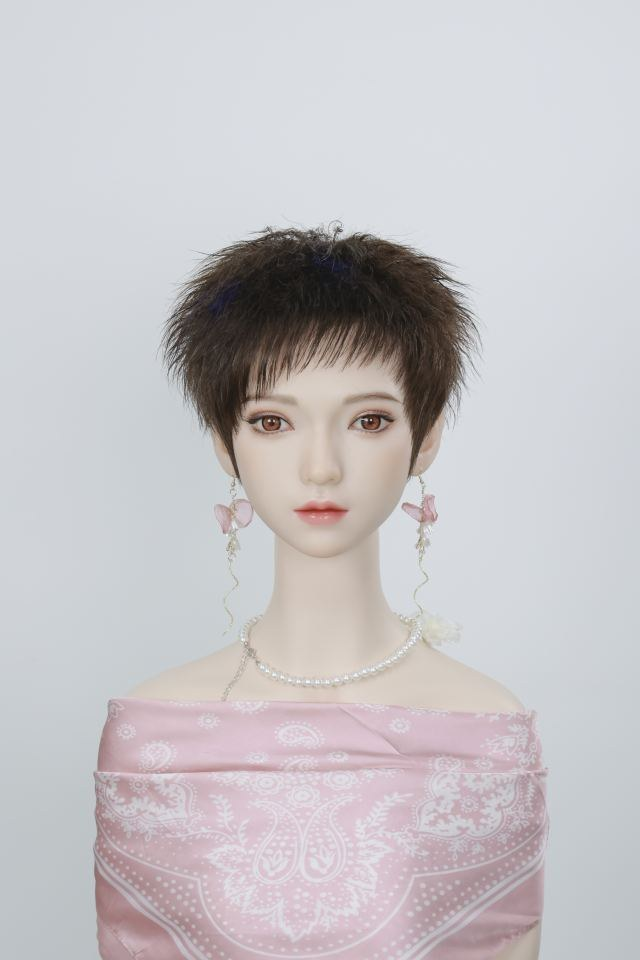
#> input picture data/gallery/ps0505/source.jpg, 640 x 960 px
$ python -i products_to_styles.py   (imports and definitions only)
#> lines starting #> are read from the running program, lines starting #| are printed output that depends on the picture
# -*- coding: utf-8 -*-
"""把 data/products.json（官网产品中心的真实假发数据）转成发型库条目。

关键点：产品名本身信息量很低（"女士直发01款"），真正决定出图效果的是
「长度 + 类型 + 发色 + 网底/佩戴方式」这三层语义，所以这里做一次映射：
  category_name  ->  长度语义（15cm=齐耳下颌 / 20cm=锁骨 / 30,35cm=及胸）
                  ->  类型语义（直发/卷发/纹理/锡纸烫/发片/全头套/混发）
  colors 字段     ->  该款可选色号（每款都是自然色·深棕·浅棕·酒红，属于变体不是款式）
再套模板生成 prompt_zh / prompt_en，写进 data/styles.json。

用法：
  python tools/products_to_styles.py            # 追加（按产品编码去重）
  python tools/products_to_styles.py --reset    # 先清掉旧的 p* 条目再导
  python tools/products_to_styles.py --color 深棕   # 统一出图色号（默认 深棕）
"""
import argparse
import json
import os
import re
import sys

from PIL import Image

ROOT = os.path.dirname(os.path.dirname(os.path.abspath(__file__)))
sys.path.insert(0, os.path.join(ROOT, "backend"))

DATA = os.path.join(ROOT, "data")
COVERS = os.path.join(DATA, "covers")
PRODUCTS = os.path.join(DATA, "products.json")
STYLES_JSON = os.path.join(DATA, "styles.json")

# ---- 长度语义：15cm 是发丝长度，落位大致是齐耳~下颌 ----
LEN_ZH = {
    "15": ("短发", "齐耳到下颌长度", "ear-to-jaw length"),
    "20": ("中长", "锁骨长度", "collarbone length"),
    "30": ("长发", "及胸长度", "chest length"),
}

# ---- 类型语义：(中文描述, 英文描述, 额外标签) ----
TYPE_ZH = {
    "直发": ("顺直无卷度，发尾自然垂顺，发丝有光泽", "straight with no curl, natural fall, glossy", ["直发"]),
    "卷发": ("松散卷度，卷型饱满不僵硬，发量蓬松", "loose full curls, natural bounce, voluminous", ["卷发"]),
    "纹理": ("表面有层次纹理，发丝分明不贴头皮", "layered texture on the surface, defined strands", ["纹理"]),
    "锡纸烫": ("细密锡纸烫小卷，发根蓬松立体", "fine tin-foil perm curls, lifted voluminous roots", ["锡纸烫"]),
    "发片": ("局部补发片，轻薄网底无痕贴合发缝", "hair topper patch, thin lace base, seamless on the part", ["发片"]),
    "全头套": ("整顶假发，全头包裹，发际线自然过渡", "full wig cap, whole-head coverage, natural hairline", ["全头套"]),
    "混发": ("真人发与纤维混纺，质感接近原生发", "human-synthetic blend, close to natural hair", ["混发"]),
}

EN_COLOR = {"自然色": "natural black", "自然黑": "natural black", "深棕": "dark brown",
            "浅棕": "light brown", "酒红": "burgundy"}

# ---- 荷风十二系列：官网 cp.php 拿不到款名，只在品牌动态文章里，单独存一文 ----
SERIES_ARTICLE = {
    "晴丝": "简约平直短发，线条干净规整，发丝疏密适中",
    "松絮": "蓬松层次碎短发，顶部纹理错开，发根不塌",
    "蝉尾": "个性狼尾短发，前短后长，额前短碎发",
    "芒刺": "立体免打理毛刺短发，发根挺立定型",
    "榴卷": "蓬松羊毛细卷短发，细密柔和小卷",
    "疏影": "错落层次纹理短发，长短错碎剪",
    "凝丝": "黑科技记忆丝齐耳短发，可揉可折",
    "圆云": "柔和圆弧免烫短发，头顶圆润蓬松",
    "敛云": "高颅收脸通勤短发，两侧贴腮骨",
    "平荷": "全真发齐刘海补发片，无痕遮发缝",
    "分菱": "偏分颅顶增发补发片，轻薄卡扣",
    "垂檐": "长款遮发际线刘海片，极薄轻盈",
}


# [13 lines left out: function parse_cat, not called in this run]


# ---- 逐款量出来的指标（tools/analyze_products.py 产出），有则用，没则退品类 ----
METRICS = {}
_mpath = os.path.join(DATA, "products_metrics.json")
# [3 lines not run here, left out]

CURL_DESC = {   # 卷度词 -> prompt 片段
    "直发": "顺直无卷度，发尾自然垂顺，发丝有光泽",
    "微卷": "发尾带自然微卷弧度，不刻意不僵硬",
    "卷发": "松散卷度，卷型饱满不僵硬，发量蓬松",
    "小卷": "细密小卷，卷度紧实有弹性",
}
EN_CURL = {"直发": "straight, glossy natural fall", "微卷": "soft natural waves",
           "卷发": "loose full curls", "小卷": "tight small curls"}
TYPE_EXTRA = {
    "直发": "", "卷发": "",
    "纹理": "表面有层次纹理，发丝分明不贴头皮",
    "锡纸烫": "发根蓬松立体",
    "发片": "轻薄网底无痕贴合发缝",
    "全头套": "全头包裹，发际线自然过渡",
    "混发": "真人发与纤维混纺，质感接近原生发",
}
EN_TYPE = {"纹理": "layered texture", "锡纸烫": "lifted roots", "发片": "thin lace topper base",
           "全头套": "full cap coverage, natural hairline", "混发": "human hair blend",
           "直发": "", "卷发": ""}
VOL_DESC = {"贴头": "服帖不蓬炸", "适中": None, "蓬松": "整体蓬松有空气感", "极蓬松": "发量极多，蓬松炸开"}
EN_VOL = {"蓬松": "voluminous and airy", "贴头": "sleek close to head"}

# 发尾实测落点（hair_bottom_ratio：头发最低行相对脸框底端的偏移/脸高）
DROP_ZH = [(-0.15, "耳上短款"), (0.15, "发尾及颌"), (0.60, "发尾及肩"), (9, "发尾过肩落胸")]
EN_DROP = ["short above-ear length", "jaw-grazing length", "shoulder-grazing length", "past-shoulder length"]


# [46 lines left out: functions drop_word, build, not called in this run]


def norm_cover(src, dst, size=512):
#> called with src = '../data/gallery/ps0505/source.jpg', dst = 'out.png', size = 512
    im = Image.open(src).convert("RGB")
#> im is the input picture: PIL image 640x960 RGB; mean R, G, B 197.8, 194.6, 197.6
    w, h = im.size
#> w = 640; h = 960
    side = min(w, h)
#> side = 640
    # 产品图是竖构图人像，裁上半身：从顶部 6% 开始取方图，保证头发在画面里
    top = int(h * 0.06)
#> top = 57
    side = min(w, h - top)
    box = ((w - side) // 2, top, (w - side) // 2 + side, top + side)
#> box = (0, 57, 640, 697)
    im = im.crop(box).resize((size, size), Image.LANCZOS)
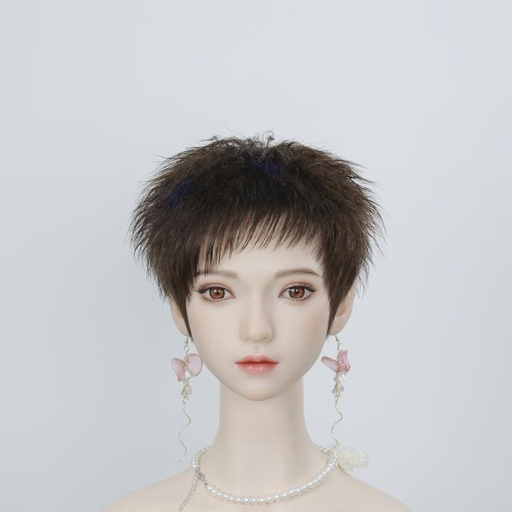
#> im: PIL image 512x512 RGB; mean R, G, B 195.1, 194.7, 196.3
    im.save(dst, "JPEG", quality=88)


# [77 lines left out: function main, not called in this run]


# [2 lines not run here, left out]

>>> result = norm_cover('../data/gallery/ps0505/source.jpg', 'out.png')
